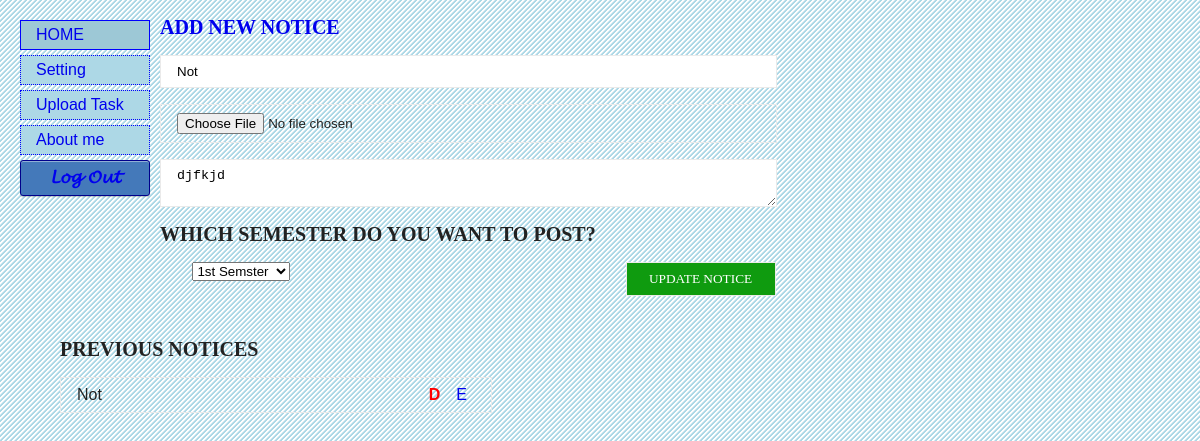
Page /teacher_task.php?edit=1 (signed in) on the committed database.
### tables this page shows
CREATE TABLE IF NOT EXISTS `TADMIN` (
  `id` int(11) NOT NULL AUTO_INCREMENT,
  `Semster` varchar(15) DEFAULT NULL,
  `Message` varchar(500) DEFAULT NULL,
  `Subject` varchar(15) DEFAULT NULL,
  `Upload` varchar(30) DEFAULT NULL,
  `Commment` varchar(500) DEFAULT NULL,
  `DateTime` varchar(10000) DEFAULT NULL,
  PRIMARY KEY (`id`)
);

### teacher_task.php (the view, shortened to what this page needs)
<!Doctype html>
<html xmlns="http://www.w3.org/1999/xhtml">
<head>
</head>
<body>
	<?php
	   include("dashboard.php");
	?>
<div class="container centered">
 <div style="float:left;width:60%;">
  <h1><a href="teacher_task.php">Add New Notice</a></h1>
  <form action="" method="post" enctype="multipart/form-data">
  <?php
  $title = '';
  $msg = '';
  $btnMsg ="Add Notice";
  if (isset($_GET['edit'])) {
	  $query = mysql_query("Select * from $a where id = '" . escape($_GET['edit'])."'") or die(mysql_error());
	  $r = mysql_fetch_array($query);
      $title = $r['Subject'];
      $msg = $r['Message'];
	  $btnMsg  = "Update Notice";
  ?>
  <?php  }  ?>
  <input class="container block" type="text" name="title" value="<?php echo $title; ?>" placeholder="Title Of Notice"/>
  <input class="container block" type="file" name="filename" />
  <textarea class="container block" name="the_msg" placeholder="Your Notice"><?php echo $msg; ?></textarea>
  <h1>WHich semester do you want to Post?</h1>
  <div class="container centered">
	<select name="semster">
		<option value="1st">1st Semster</option>
	</select>
  <input type="submit" value="<?php echo $btnMsg; ?>" />
  </div>
  </form>
 </div>
 <div style="float:left;width:40%">
  <h1>Previous Notices</h1>
  <ol id="items_container">
  <?php
	function escape($str) {
		return mysql_real_escape_string($str);
	}
	  $q = mysql_query("Select * from $a order by id desc");
	  while($r = mysql_fetch_array($q)) {
  ?>
    <li><?php
    echo $r['Subject'];
    ?>
    <a href="?edit=<?php echo $r['id']; ?>" class="edit">E</a>
    <a href="?delete=<?php echo $r['id']; ?>" class="delete">D</a></li>
    <?php
	}
	?>
  </ol>
 </div>
</div>
</body>
</html>

### stylesheet/general.css (style rules this page uses)
* { margin: 0px; padding: 0px; }
h1 { font: bold 20px Tahoma; }
body { background: linear-gradient(135deg, #ADD8E6 24%, #ffffff 26%, #ffffff 49%, #ADD8E6 51%, #ADD8E6 74%, #ffffff 76%); background-size: 5px 5px; background-attachment: fixed; color: #222222; }

### include/header1.css (style rules this page uses)
a { text-decoration: none; }

### teacher_task.php (style rules this page uses)
html , body ,h1 { margin:0 ; padding: 0; font-family:Arial, Helvetica, sans-serif; font-weight: lighter; }
.container { width: 90%; }
.block { display: block; }
.centered { margin:0 auto; }
textarea { box-sizing:content-box; }
#items_container { list-style:none; border-left:1px solid rgb(234,234,234); border-right:1px solid rgb(234,234,234); border-bottom:1px solid rgb(234,234,234); margin:0 ; padding: 0; }
input , textarea { border: 1px solid rgb(234,234,234); margin-bottom:16px; padding: 8px 16px; }
#items_container li { padding: 0; padding : 8px 16px; border-top:1px solid rgb(234,234,234); }
#items_container li a { float: right; padding-left: 8px; padding-right: 8px; text-decoration:none; }
.delete { font-weight: bold; color: red; }
h1 { margin-bottom: 16px; margin-top: 16px; text-transform: uppercase; }
input[type=submit] { float: right; background-color: rgb(15,155,15); min-width: 150px; font-family: Georgia, "Times New Roman", Times, serif; color: white; text-transform: uppercase; }

### rows in the picture
tadmin: title "Not", the_msg "djfkjd", Subject "Not"
